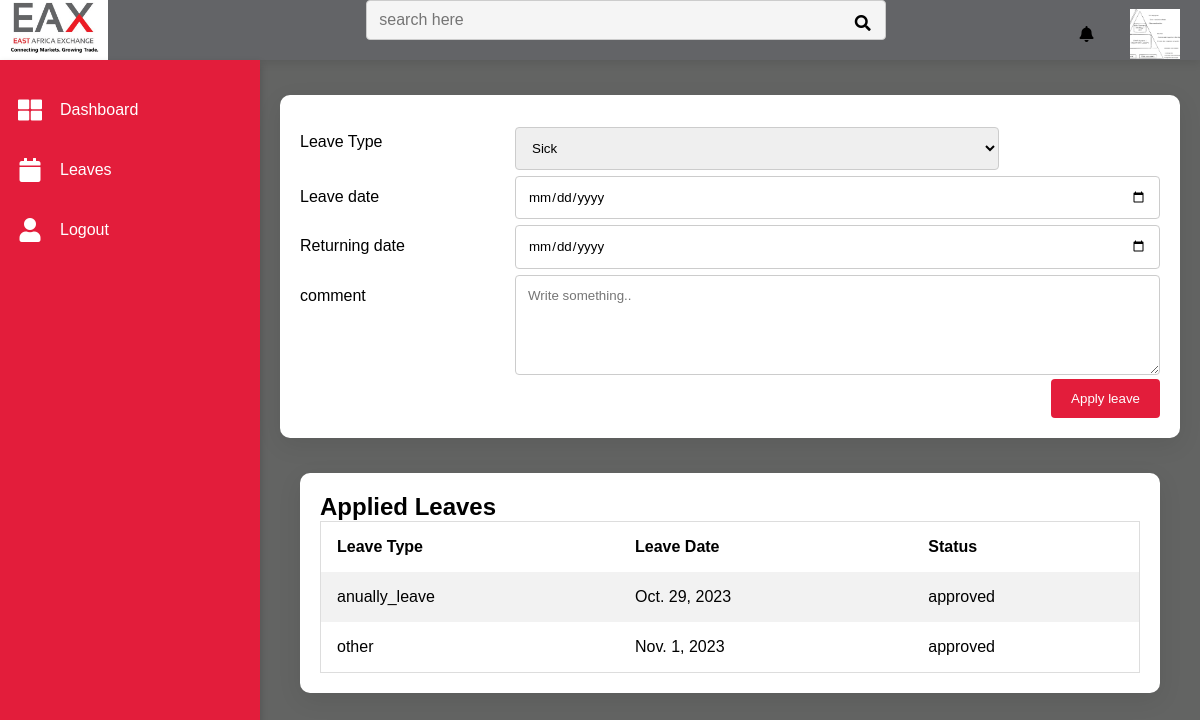
Screenshot of /leave/ (signed in) with the database file from the repository.
### employee_leave/models.py (models this page shows, shortened)
class Employee(models.Model):
    user = models.OneToOneField(User, on_delete=models.CASCADE, blank=True, null=True)
    phone_number = models.CharField(max_length=15)
    sex = models.CharField(max_length=7, blank=True, null=True)
    salary = models.IntegerField()
    position = models.CharField(max_length=200)
    hire_date = models.DateField(auto_now_add=True)
    photo = models.ImageField(upload_to='profile/')

class Leave(models.Model):
    employee = models.ForeignKey(User, on_delete=models.CASCADE)
    leave_type = models.CharField(max_length=30, choices=LEAVE_TYPE)
    leave_date = models.DateField()
    return_date = models.DateField()
    status = models.CharField(max_length=30, choices=STATUS, default='pending', blank=True, null=True)
    comment = models.TextField(blank=True, null=True)

### employee_leave/views.py (the view)
# urls.py: path('leave/', leave, name='leave'),
@login_required(login_url="/login")
def leave(request):
    if request.method == 'POST':
        leave_type = request.POST.get('leave_type')
        leave_date = request.POST.get('leaving_date')
        returning_date = request.POST.get('returning_date')
        comment = request.POST.get('comment')
        if request.user.is_anonymous:
            return redirect('home')
        else:
            leave_obj = Leave(employee=request.user, leave_type=leave_type, leave_date=leave_date, return_date=returning_date, comment=comment)
            leave_obj.save()
            return redirect('home')
    else:
        applied_leave = Leave.objects.filter(employee=request.user)
        return render(request, 'leave.html', {'leaves':applied_leave})

### templates/leave.html (shortened to what this page needs)
{% extends 'base.html' %}
{% block main %}
<div class="container-cards">
    <form  class="container-card" method="post">
      <div class="row">
        <div class="col-25">
          <label for="fname">Leave Type</label>
        </div>
        <div class="col-75">
          <div class="col-75">
            <select id="country" name="leave_type">
              <option value="sick">Sick</option>
            </select>
        </div>
      </div>
      <div class="row">
        <div class="col-25">
          <label for="lname">Leave date</label>
        </div>
        <div class="col-75">
          <input type="date" id="lname" name="leaving_date" placeholder="leaving date">
        </div>
      </div>
      <div class="row">
        <div class="col-25">
          <label for="lname">Returning date</label>
        </div>
        <div class="col-75">
          <input type="date" id="lname" name="returning_date" placeholder="Returning date">
        </div>
      </div>
      <div class="row">
        <div class="col-25">
          <label for="subject">comment</label>
        </div>
        <div class="col-75">
          <textarea id="subject" name="comment" placeholder="Write something.." style="height:100px"></textarea>
        </div>
      </div>
      <div class="row">
        <input type="submit" value="Apply leave">
      </div>
    </form>
  </div>
  <div class="container-cards">
    <div class="container-card">
      <h2>Applied Leaves</h2>
      <table>
        <tr>
          <th>Leave Type</th>
          <th>Leave Date</th>
          <th>Status</th>
        </tr>
        {% for leave in leaves %}
        <tr>
          <td>{{leave.leave_type}}</td>
          <td>{{leave.leave_date}}</td>
          <td>{{leave.status}}</td>
        </tr>
        {% endfor %}
      </table>
    </div>
  </div>
      {% endblock main %}

### templates/base.html (shortened to what this page needs)
{% load static %}
<!DOCTYPE html>
<html lang="en">
<head>
    <link rel="stylesheet" href="https://pro.fontawesome.com/releases/v5.10.0/css/all.css" />
    <link rel="stylesheet" href="{% static 'styles.css' %}">
  </head>
  <body>
    <div class="container">
      <div class="topbar">
        <div class="logo">
          <img src="{% static 'img/EAX.jpg' %}" alt="" class="img-logo" >
        </div>
        <div class="search">
          <input type="text" name="search" placeholder="search here">
          <label for="search"><i class="fas fa-search"></i></label>
        </div>
        <i class="fas fa-bell"></i>
        <div class="user">
          {% if request.user.employee.photo %}
            <img src="{{request.user.employee.photo.url}}" alt="Profile Picture">
          {% else %}
          <img src="{% static 'img/user.png' %}" alt="">
          {% endif %}
        </div>
      </div>
      <div class="sidebar">
        <ul>
          <li>
            <a href="{% url 'home' %}">
              <i class="fas fa-th-large"></i>
              <div>Dashboard</div>
            </a>
          </li>
        <li>
            <a href="{% url 'leave' %}">
                <i class="fas fa-calendar"></i>
                <div>Leaves</div>
            </a>
        </li>
        <li>
            <a href="/logout">
              <i class="fa fa-user"></i>
              <div>Logout</div>
            </a>
          </li>
        </ul>
      </div>
      <div class="main">
        {% block main %}
        {% endblock main %}
      </div>
    </div>
</body>
</html>

### static/styles.css (style rules this page uses)
* { padding: 0; margin: 0; box-sizing: border-box; font-family: 'poppins', sans-serif; }
.topbar { position: fixed; background-color: #636467; box-shadow: 0 4px 8px 0 rgba(0, 0, 0, 0.08); width: 100%; padding: 0 20px; height: 60px; display: grid; grid-template-columns: 2fr 10fr 0.4fr 1fr; align-items: center; z-index: 1; }
img { position: absolute; top: 0; left: 0; width: 100%; height: 100%; object-fit: cover; }
.img-logo { width: 9%; height: 100%; }
.search { position: relative; width: 60%; justify-self: center; }
.search input { width: 100%; min-width: 128px; height: 40px; padding: 0 40px; font-size: 16px; outline: none; border: none; border-radius: 10px; background: #f5f5f5; }
.search i { position: absolute; right: 15px; top: 15px; cursor: pointer; }
.fa-bell { justify-self: right; }
.user { position: relative; width: 50px; height: 50px; justify-self: right; }
.sidebar { position: fixed; top: 60px; width: 260px; height: calc(100% - 60px); background: #e31d3b; overflow-x: hidden; box-shadow: 0 4px 8px 0 rgba(0, 0, 0, 0.2); z-index: 2; }
.sidebar ul { margin-top: 20px; }
.sidebar ul li { width: 100%; list-style: none; }
.sidebar ul li a { width: 100%; text-decoration: none; color: #fff; height: 60px; display: flex; align-items: center; }
.sidebar ul li a i { min-width: 60px; font-size: 24px; text-align: center; }
.main { position: absolute; top: 60px; width: calc(100% - 260px); min-height: calc(100vh - 60px); left: 260px; background: #636463; }
input[type=text],input[type=date], select, textarea { width: 100%; padding: 12px; border: 1px solid #ccc; border-radius: 4px; resize: vertical; }
label { padding: 12px 12px 12px 0; display: inline-block; }
input[type=submit] { background-color: #e31d3b; color: white; padding: 12px 20px; border: none; border-radius: 4px; cursor: pointer; float: right; }
.container-cards { width: 100%; padding: 35px 20px; }
.container-card { padding: 20px; align-items: center; justify-content: space-between; background-color: #fff; border-radius: 10px; box-shadow: 0 7px 25px rgba(0, 0, 0, 0.08); }
.col-25 { float: left; width: 25%; margin-top: 6px; }
.col-75 { float: left; width: 75%; margin-top: 6px; }
.row:after { content: ""; display: table; clear: both; }
table { border-collapse: collapse; border-spacing: 0; width: 100%; border: 1px solid #ddd; }
th, td { text-align: left; padding: 16px; }
tr:nth-child(even) { background-color: #f2f2f2; }

### rows the page displays
Leave: leave_type "anually_leave", leave_date "Oct. 29, 2023", status "approved"
Leave: leave_type "other", leave_date "Nov. 1, 2023", status "approved"
